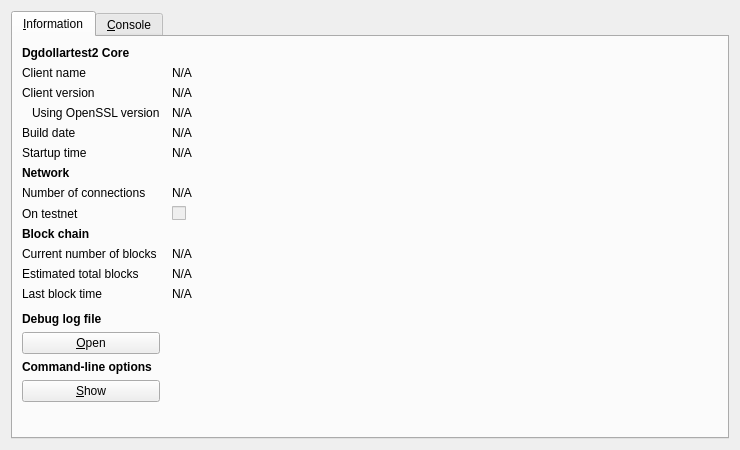
<?xml version="1.0" encoding="UTF-8"?>
<ui version="4.0">
 <class>RPCConsole</class>
 <widget class="QDialog" name="RPCConsole">
  <property name="geometry">
   <rect>
    <x>0</x>
    <y>0</y>
    <width>740</width>
    <height>450</height>
   </rect>
  </property>
  <property name="windowTitle">
   <string>Dgdollartest2 - Debug window</string>
  </property>
  <layout class="QVBoxLayout" name="verticalLayout_2">
   <item>
    <widget class="QTabWidget" name="tabWidget">
     <property name="currentIndex">
      <number>0</number>
     </property>
     <widget class="QWidget" name="tab_info">
      <attribute name="title">
       <string>&amp;Information</string>
      </attribute>
      <layout class="QGridLayout" name="gridLayout" columnstretch="0,1">
       <property name="horizontalSpacing">
        <number>12</number>
       </property>
       <item row="0" column="0">
        <widget class="QLabel" name="label_9">
         <property name="font">
          <font>
           <weight>75</weight>
           <bold>true</bold>
          </font>
         </property>
         <property name="text">
          <string>Dgdollartest2 Core</string>
         </property>
        </widget>
       </item>
       <item row="1" column="0">
        <widget class="QLabel" name="label_5">
         <property name="text">
          <string>Client name</string>
         </property>
        </widget>
       </item>
       <item row="1" column="1">
        <widget class="QLabel" name="clientName">
         <property name="cursor">
          <cursorShape>IBeamCursor</cursorShape>
         </property>
         <property name="text">
          <string>N/A</string>
         </property>
         <property name="textFormat">
          <enum>Qt::PlainText</enum>
         </property>
         <property name="textInteractionFlags">
          <set>Qt::LinksAccessibleByMouse|Qt::TextSelectableByKeyboard|Qt::TextSelectableByMouse</set>
         </property>
        </widget>
       </item>
       <item row="2" column="0">
        <widget class="QLabel" name="label_6">
         <property name="text">
          <string>Client version</string>
         </property>
        </widget>
       </item>
       <item row="2" column="1">
        <widget class="QLabel" name="clientVersion">
         <property name="cursor">
          <cursorShape>IBeamCursor</cursorShape>
         </property>
         <property name="text">
          <string>N/A</string>
         </property>
         <property name="textFormat">
          <enum>Qt::PlainText</enum>
         </property>
         <property name="textInteractionFlags">
          <set>Qt::LinksAccessibleByMouse|Qt::TextSelectableByKeyboard|Qt::TextSelectableByMouse</set>
         </property>
        </widget>
       </item>
       <item row="3" column="0">
        <widget class="QLabel" name="label_14">
         <property name="text">
          <string>Using OpenSSL version</string>
         </property>
         <property name="indent">
          <number>10</number>
         </property>
        </widget>
       </item>
       <item row="3" column="1">
        <widget class="QLabel" name="openSSLVersion">
         <property name="cursor">
          <cursorShape>IBeamCursor</cursorShape>
         </property>
         <property name="text">
          <string>N/A</string>
         </property>
         <property name="textFormat">
          <enum>Qt::PlainText</enum>
         </property>
         <property name="textInteractionFlags">
          <set>Qt::LinksAccessibleByMouse|Qt::TextSelectableByKeyboard|Qt::TextSelectableByMouse</set>
         </property>
        </widget>
       </item>
       <item row="4" column="0">
        <widget class="QLabel" name="label_12">
         <property name="text">
          <string>Build date</string>
         </property>
        </widget>
       </item>
       <item row="4" column="1">
        <widget class="QLabel" name="buildDate">
         <property name="cursor">
          <cursorShape>IBeamCursor</cursorShape>
         </property>
         <property name="text">
          <string>N/A</string>
         </property>
         <property name="textFormat">
          <enum>Qt::PlainText</enum>
         </property>
         <property name="textInteractionFlags">
          <set>Qt::LinksAccessibleByMouse|Qt::TextSelectableByKeyboard|Qt::TextSelectableByMouse</set>
         </property>
        </widget>
       </item>
       <item row="5" column="0">
        <widget class="QLabel" name="label_13">
         <property name="text">
          <string>Startup time</string>
         </property>
        </widget>
       </item>
       <item row="5" column="1">
        <widget class="QLabel" name="startupTime">
         <property name="cursor">
          <cursorShape>IBeamCursor</cursorShape>
         </property>
         <property name="text">
          <string>N/A</string>
         </property>
         <property name="textFormat">
          <enum>Qt::PlainText</enum>
         </property>
         <property name="textInteractionFlags">
          <set>Qt::LinksAccessibleByMouse|Qt::TextSelectableByKeyboard|Qt::TextSelectableByMouse</set>
         </property>
        </widget>
       </item>
       <item row="6" column="0">
        <widget class="QLabel" name="label_11">
         <property name="font">
          <font>
           <weight>75</weight>
           <bold>true</bold>
          </font>
         </property>
         <property name="text">
          <string>Network</string>
         </property>
        </widget>
       </item>
       <item row="7" column="0">
        <widget class="QLabel" name="label_7">
         <property name="text">
          <string>Number of connections</string>
         </property>
        </widget>
       </item>
       <item row="7" column="1">
        <widget class="QLabel" name="numberOfConnections">
         <property name="cursor">
          <cursorShape>IBeamCursor</cursorShape>
         </property>
         <property name="text">
          <string>N/A</string>
         </property>
         <property name="textFormat">
          <enum>Qt::PlainText</enum>
         </property>
         <property name="textInteractionFlags">
          <set>Qt::LinksAccessibleByMouse|Qt::TextSelectableByKeyboard|Qt::TextSelectableByMouse</set>
         </property>
        </widget>
       </item>
       <item row="8" column="0">
        <widget class="QLabel" name="label_8">
         <property name="text">
          <string>On testnet</string>
         </property>
        </widget>
       </item>
       <item row="8" column="1">
        <widget class="QCheckBox" name="isTestNet">
         <property name="enabled">
          <bool>false</bool>
         </property>
         <property name="text">
          <string/>
         </property>
        </widget>
       </item>
       <item row="9" column="0">
        <widget class="QLabel" name="label_10">
         <property name="font">
          <font>
           <weight>75</weight>
           <bold>true</bold>
          </font>
         </property>
         <property name="text">
          <string>Block chain</string>
         </property>
        </widget>
       </item>
       <item row="10" column="0">
        <widget class="QLabel" name="label_3">
         <property name="text">
          <string>Current number of blocks</string>
         </property>
        </widget>
       </item>
       <item row="10" column="1">
        <widget class="QLabel" name="numberOfBlocks">
         <property name="cursor">
          <cursorShape>IBeamCursor</cursorShape>
         </property>
         <property name="text">
          <string>N/A</string>
         </property>
         <property name="textFormat">
          <enum>Qt::PlainText</enum>
         </property>
         <property name="textInteractionFlags">
          <set>Qt::LinksAccessibleByMouse|Qt::TextSelectableByKeyboard|Qt::TextSelectableByMouse</set>
         </property>
        </widget>
       </item>
       <item row="11" column="0">
        <widget class="QLabel" name="label_4">
         <property name="text">
          <string>Estimated total blocks</string>
         </property>
        </widget>
       </item>
       <item row="11" column="1">
        <widget class="QLabel" name="totalBlocks">
         <property name="cursor">
          <cursorShape>IBeamCursor</cursorShape>
         </property>
         <property name="text">
          <string>N/A</string>
         </property>
         <property name="textFormat">
          <enum>Qt::PlainText</enum>
         </property>
         <property name="textInteractionFlags">
          <set>Qt::LinksAccessibleByMouse|Qt::TextSelectableByKeyboard|Qt::TextSelectableByMouse</set>
         </property>
        </widget>
       </item>
       <item row="12" column="0">
        <widget class="QLabel" name="label_2">
         <property name="text">
          <string>Last block time</string>
         </property>
        </widget>
       </item>
       <item row="12" column="1">
        <widget class="QLabel" name="lastBlockTime">
         <property name="cursor">
          <cursorShape>IBeamCursor</cursorShape>
         </property>
         <property name="text">
          <string>N/A</string>
         </property>
         <property name="textFormat">
          <enum>Qt::PlainText</enum>
         </property>
         <property name="textInteractionFlags">
          <set>Qt::LinksAccessibleByMouse|Qt::TextSelectableByKeyboard|Qt::TextSelectableByMouse</set>
         </property>
        </widget>
       </item>
       <item row="13" column="0">
        <spacer name="verticalSpacer_2">
         <property name="orientation">
          <enum>Qt::Vertical</enum>
         </property>
         <property name="sizeHint" stdset="0">
          <size>
           <width>20</width>
           <height>20</height>
          </size>
         </property>
        </spacer>
       </item>
       <item row="14" column="0">
        <widget class="QLabel" name="labelDebugLogfile">
         <property name="font">
          <font>
           <weight>75</weight>
           <bold>true</bold>
          </font>
         </property>
         <property name="text">
          <string>Debug log file</string>
         </property>
        </widget>
       </item>
       <item row="15" column="0">
        <widget class="QPushButton" name="openDebugLogfileButton">
         <property name="toolTip">
          <string>Open the Dgdollartest2 debug log file from the current data directory. This can take a few seconds for large log files.</string>
         </property>
         <property name="text">
          <string>&amp;Open</string>
         </property>
         <property name="autoDefault">
          <bool>false</bool>
         </property>
        </widget>
       </item>
       <item row="16" column="0">
        <widget class="QLabel" name="labelCLOptions">
         <property name="font">
          <font>
           <weight>75</weight>
           <bold>true</bold>
          </font>
         </property>
         <property name="text">
          <string>Command-line options</string>
         </property>
        </widget>
       </item>
       <item row="17" column="0">
        <widget class="QPushButton" name="showCLOptionsButton">
         <property name="toolTip">
          <string>Show the Dgdollartest2-Qt help message to get a list with possible Dgdollartest2 command-line options.</string>
         </property>
         <property name="text">
          <string>&amp;Show</string>
         </property>
         <property name="autoDefault">
          <bool>false</bool>
         </property>
        </widget>
       </item>
       <item row="18" column="0">
        <spacer name="verticalSpacer">
         <property name="orientation">
          <enum>Qt::Vertical</enum>
         </property>
         <property name="sizeHint" stdset="0">
          <size>
           <width>20</width>
           <height>40</height>
          </size>
         </property>
        </spacer>
       </item>
      </layout>
     </widget>
     <widget class="QWidget" name="tab_console">
      <attribute name="title">
       <string>&amp;Console</string>
      </attribute>
      <layout class="QVBoxLayout" name="verticalLayout_3">
       <property name="spacing">
        <number>3</number>
       </property>
       <item>
        <widget class="QTextEdit" name="messagesWidget">
         <property name="minimumSize">
          <size>
           <width>0</width>
           <height>100</height>
          </size>
         </property>
         <property name="readOnly">
          <bool>true</bool>
         </property>
         <property name="tabKeyNavigation" stdset="0">
          <bool>false</bool>
         </property>
         <property name="columnCount" stdset="0">
          <number>2</number>
         </property>
        </widget>
       </item>
       <item>
        <layout class="QHBoxLayout" name="horizontalLayout">
         <property name="spacing">
          <number>3</number>
         </property>
         <item>
          <widget class="QLabel" name="label">
           <property name="text">
            <string notr="true">&gt;</string>
           </property>
          </widget>
         </item>
         <item>
          <widget class="QLineEdit" name="lineEdit"/>
         </item>
         <item>
          <widget class="QPushButton" name="clearButton">
           <property name="maximumSize">
            <size>
             <width>24</width>
             <height>24</height>
            </size>
           </property>
           <property name="toolTip">
            <string>Clear console</string>
           </property>
           <property name="text">
            <string/>
           </property>
           <property name="icon">
            <iconset resource="../dgdollartest2.qrc">
             <normaloff>:/icons/remove</normaloff>:/icons/remove</iconset>
           </property>
           <property name="shortcut">
            <string notr="true">Ctrl+L</string>
           </property>
           <property name="autoDefault">
            <bool>false</bool>
           </property>
          </widget>
         </item>
        </layout>
       </item>
      </layout>
     </widget>
    </widget>
   </item>
  </layout>
 </widget>
 <resources>
  <include location="../dgdollartest2.qrc"/>
 </resources>
 <connections/>
</ui>
